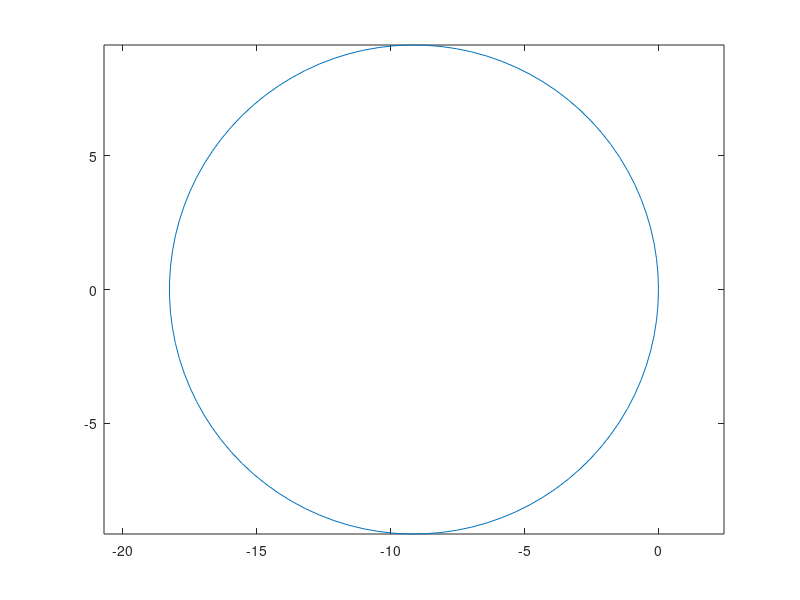

Source code (MATLAB):
clear
clc

NPoints = 100;
R = 9.13;

centre = [-R 0];
th = linspace(0,2*pi,NPoints);
x = [R * cos(th) + centre(1)]';
y = [R * sin(th) + centre(2)]';
plot(x,y);
axis equal

distanceTrack = linspace(0,2*pi*R,NPoints);
radius_d = [R*(ones(1,length(x)))]';
curve_d = 1./radius_d;
theta_d = th;

save('SkidPad_Track.mat','x','y','radius_d','curve_d','theta_d','distanceTrack')
